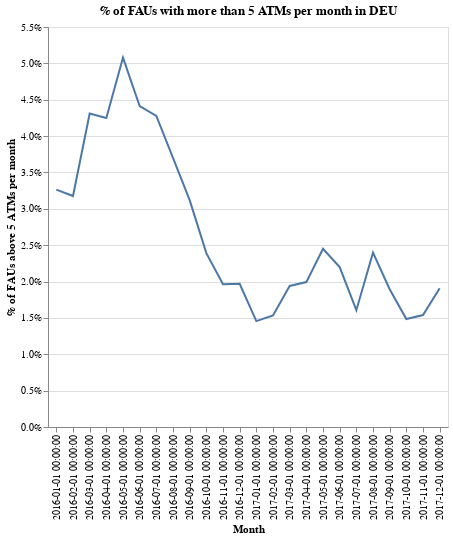

The notebook cell this image was saved under:
### Code cell
df = pd.read_csv("atm_old.csv")

df["high"] = 0
df.loc[df["atms"] > 5, "high"] = 1

df = df.groupby(["start_time", "tnc_country_group"])["high"].agg("mean").reset_index()

alt.Chart(
    df.loc[df["tnc_country_group"].str.contains("DEU") == True, :]
).mark_line().encode(
    x=alt.X("start_time:N", axis=alt.Axis(title="Month")),
    y=alt.Y(
        "high:Q", axis=alt.Axis(title="% of FAUs above 5 ATMs per month", format="%")
    ),
).properties(
    width=400, height=400, title="% of FAUs with more than 5 ATMs per month in DEU"
)

### Figure 1 — Vega-Lite specification as saved in the notebook (floating-point values rounded to 4 significant figures)
{"config": {"view": {"continuousWidth": 400, "continuousHeight": 300}}, "data": {"name": "data-54aa06fc024d1524d15b50f4234dc049"}, "mark": "line", "encoding": {"x": {"type": "nominal", "axis": {"title": "Month"}, "field": "start_time"}, "y": {"type": "quantitative", "axis": {"format": "%", "title": "% of FAUs above 5 ATMs per month"}, "field": "high"}}, "height": 400, "title": "% of FAUs with more than 5 ATMs per month in DEU", "width": 400, "$schema": "https://vega.github.io/schema/vega-lite/v4.0.2.json", "datasets": {"data-54aa06fc024d1524d15b50f4234dc049": [{"start_time": "2016-01-01 00:00:00", "tnc_country_group": "DEU       ", "high": 0.03264}, {"start_time": "2016-02-01 00:00:00", "tnc_country_group": "DEU       ", "high": 0.03176}, {"start_time": "2016-03-01 00:00:00", "tnc_country_group": "DEU       ", "high": 0.0431}, {"start_time": "2016-04-01 00:00:00", "tnc_country_group": "DEU       ", "high": 0.04248}, {"start_time": "2016-05-01 00:00:00", "tnc_country_group": "DEU       ", "high": 0.05079}, {"start_time": "2016-06-01 00:00:00", "tnc_country_group": "DEU       ", "high": 0.04412}, {"start_time": "2016-07-01 00:00:00", "tnc_country_group": "DEU       ", "high": 0.04276}, {"start_time": "2016-08-01 00:00:00", "tnc_country_group": "DEU       ", "high": 0.03701}, {"start_time": "2016-09-01 00:00:00", "tnc_country_group": "DEU       ", "high": 0.03119}, {"start_time": "2016-10-01 00:00:00", "tnc_country_group": "DEU       ", "high": 0.0239}, {"start_time": "2016-11-01 00:00:00", "tnc_country_group": "DEU       ", "high": 0.01962}, {"start_time": "2016-12-01 00:00:00", "tnc_country_group": "DEU       ", "high": 0.01969}, {"start_time": "2017-01-01 00:00:00", "tnc_country_group": "DEU       ", "high": 0.01456}, {"start_time": "2017-02-01 00:00:00", "tnc_country_group": "DEU       ", "high": 0.01534}, {"start_time": "2017-03-01 00:00:00", "tnc_country_group": "DEU       ", "high": 0.0194}, {"start_time": "2017-04-01 00:00:00", "tnc_country_group": "DEU       ", "high": 0.01993}, {"start_time": "2017-05-01 00:00:00", "tnc_country_group": "DEU       ", "high": 0.0245}, {"start_time": "2017-06-01 00:00:00", "tnc_country_group": "DEU       ", "high": 0.02199}, {"start_time": "2017-07-01 00:00:00", "tnc_country_group": "DEU       ", "high": 0.01607}, {"start_time": "2017-08-01 00:00:00", "tnc_country_group": "DEU       ", "high": 0.02397}, {"start_time": "2017-09-01 00:00:00", "tnc_country_group": "DEU       ", "high": 0.01894}, {"start_time": "2017-10-01 00:00:00", "tnc_country_group": "DEU       ", "high": 0.01485}, {"start_time": "2017-11-01 00:00:00", "tnc_country_group": "DEU       ", "high": 0.0154}, {"start_time": "2017-12-01 00:00:00", "tnc_country_group": "DEU       ", "high": 0.01909}]}}
